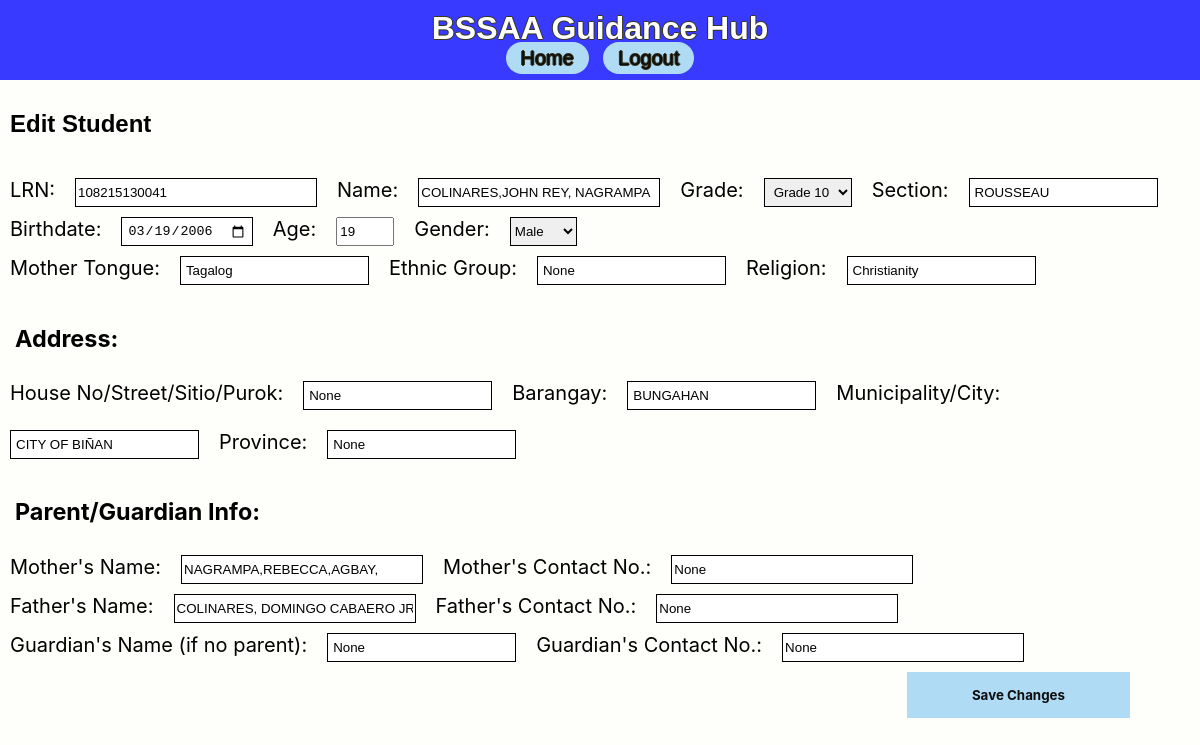
The app's page /edit_student/125 with its own data.
### app/models.py (models this page shows)
class StudentRecord(db.Model):
    id = db.Column(db.Integer, primary_key=True)
    lrn = db.Column(db.String(12), nullable=True, unique=True)
    name = db.Column(db.String(100), nullable=True)
    grade = db.Column(db.String(20), nullable=True)
    section = db.Column(db.String(50), nullable=True)
    birthdate = db.Column(db.Date, nullable=True)
    age = db.Column(db.Integer, nullable=True)
    gender = db.Column(db.String(10), nullable=True)
    mother_tongue = db.Column(db.String(50), nullable=True)
    ethnic_group = db.Column(db.String(50), nullable=True)
    religion = db.Column(db.String(50), nullable=True)
    address_house_no = db.Column(db.String(100), nullable=True)
    address_barangay = db.Column(db.String(100), nullable=True)
    address_city = db.Column(db.String(100), nullable=True)
    address_province = db.Column(db.String(100), nullable=True)
    mother_name = db.Column(db.String(100), nullable=True)
    mother_contact = db.Column(db.String(15), nullable=True)
    father_name = db.Column(db.String(100), nullable=True)
    father_contact = db.Column(db.String(15), nullable=True)
    guardian_name = db.Column(db.String(100), nullable=True)
    guardian_contact = db.Column(db.String(15), nullable=True)
    reason = db.Column(db.String(200), nullable=True)
    type_of_offense = db.Column(db.String(100), nullable=True)
    date_time = db.Column(db.DateTime, default=datetime.utcnow)
    additional_info = db.Column(db.String, nullable=True)
    profile_picture = db.Column(db.String(100), nullable=True)
    offenses = db.relationship('OffenseRecord', backref='student', lazy=True)

### app/routes.py (the view, shortened to what this page needs)
@main.route('/edit_student/<int:id>', methods=['GET', 'POST'])
def edit_student(id):
    student = StudentRecord.query.get_or_404(id)
    return render_template('edit_student.html', student=student)

### app/templates/edit_student.html (shortened to what this page needs)
{% extends 'base.html' %}
{% block content %}
<h2>Edit Student</h2>
<form method="POST">
    <div class="form-section">
        <label for="lrn">LRN:</label>
        <input class="textbox-length" type="text" id="lrn" name="lrn" value="{{ student.lrn }}" pattern="\d{12}" required>
        <label for="name">Name:</label>
        <input class="textbox-length" type="text" id="name" name="name" value="{{ student.name }}" required>
        <label for="grade">Grade:</label>
        <select class="textboxsmall" id="grade" name="grade" required>
            <option value="Grade 10" {% if student.grade == 'Grade 10' %}selected{% endif %}>Grade 10</option>
        </select>
        <label for="section">Section:</label>
        <input class="textboxsmall" type="text" id="section" name="section" value="{{ student.section }}" required>
    </div>
    <div class="form-section">
        <label for="birthdate">Birthdate:</label>
        <input class="textboxsmall" type="date" id="birthdate" name="birthdate" value="{{ student.birthdate }}" required>
        <label for="age">Age:</label>
        <input class="textbox-short" type="number" id="age" name="age" value="{{ student.age }}" required>
        <label for="gender">Gender:</label>
        <select id="gender" name="gender" required>
            <option value="male" {% if student.gender == 'male' %}selected{% endif %}>Male</option>
        </select>
    </div>
    <div class="form-section">
        <label for="mother_tongue">Mother Tongue:</label>
        <input class="textboxsmall" type="text" id="mother_tongue" name="mother_tongue" value="{{ student.mother_tongue }}" required>
        <label for="ethnic_group">Ethnic Group:</label>
        <input class="textboxsmall" type="text" id="ethnic_group" name="ethnic_group" value="{{ student.ethnic_group }}">
        <label for="religion">Religion:</label>
        <input class="textboxsmall" type="text" id="religion" name="religion" value="{{ student.religion }}" required>
    </div>
    <h3>Address:</h3>
    <div class="form-section">
        <label for="address_house_no">House No/Street/Sitio/Purok:</label>
        <input class="textboxsmall" type="text" id="address_house_no" name="address_house_no" value="{{ student.address_house_no }}" required>
        <label for="address_barangay">Barangay:</label>
        <input class="textboxsmall" type="text" id="address_barangay" name="address_barangay" value="{{ student.address_barangay }}" required>
        <label for="address_city">Municipality/City:</label>
        <input class="textboxsmall" type="text" id="address_city" name="address_city" value="{{ student.address_city }}" required>
        <label for="address_province">Province:</label>
        <input class="textboxsmall" type="text" id="address_province" name="address_province" value="{{ student.address_province }}" required>
    </div>
    <h3>Parent/Guardian Info:</h3>
    <div class="form-section1">
        <div class="form-section">
            <label for="mother_name">Mother's Name:</label>
            <input class="textbox-length" type="text" id="mother_name" name="mother_name" value="{{ student.mother_name }}" required>
            <label for="mother_contact">Mother's Contact No.:</label>
            <input class="textbox-length" type="text" id="mother_contact" name="mother_contact" value="{{ student.mother_contact }}" pattern="\d{11}">
        </div>
        <div class="form-section">
            <label for="father_name">Father's Name:</label>
            <input class="textbox-length" type="text" id="father_name" name="father_name" value="{{ student.father_name }}" required>
            <label for="father_contact">Father's Contact No.:</label>
            <input class="textbox-length" type="text" id="father_contact" name="father_contact" value="{{ student.father_contact }}" pattern="\d{11}">
        </div>
        <div class="form-section">
            <label for="guardian_name">Guardian's Name (if no parent):</label>
            <input class="textboxsmall" type="text" id="guardian_name" name="guardian_name" value="{{ student.guardian_name }}">
            <label for="guardian_contact">Guardian's Contact No.:</label>
            <input class="textbox-length" type="text" id="guardian_contact" name="guardian_contact" value="{{ student.guardian_contact }}" pattern="\d{11}">
        </div>
    </div>
    <button type="submit">Save Changes</button>
</form>
{% endblock %}

### app/static/css/styles.css (style rules this page uses)
body { font-family: Arial, Helvetica, sans-serif; margin: 0; padding: 0; background-color: #f4f4f4; display: flex; flex-direction: column; min-height: 100vh; background-color: #FEFEFA; height: 100%; }
h2 { padding: 10px; }
label { display: block; margin-bottom: 5px; }
form { font-family: ROBOTO-VARIABLE-FONT, -apple-system, BlinkMacSystemFont, "Segoe UI", Roboto, "Helvetica Neue"; padding: 10px; font-size: 20px; }
button[type="submit"] { font-family: ROBOTO-VARIABLE-FONT, -apple-system, BlinkMacSystemFont, "Segoe UI", Roboto, "Helvetica Neue"; font-weight: bold; background-color: #b0dbf5; color: #0e0e0e; border: none; padding: 15px 65px; position: absolute; right: 70px; cursor: pointer; }
input[type="text"], input[type="date"], input[type="time"], select { border: 1px solid #000000; }
.textboxsmall { padding: 5px; }
.textbox-length { width: 20%; }
.textbox-short { width: 50px; }
.form-section { display: flex; flex-wrap: wrap; gap: 20px; padding-bottom: 10px; }
h3 { padding: 5px; }

### records on screen
StudentRecord: lrn "108215130041", name "COLINARES,JOHN REY, NAGRAMPA", section "ROUSSEAU", birthdate "03/19/2006", age "19", mother_tongue "Tagalog", ethnic_group "None", religion "Christianity", address_house_no "None", address_barangay "BUNGAHAN", address_city "CITY OF BIÑAN", address_province "None", mother_name "NAGRAMPA,REBECCA,AGBAY,", mother_contact "None", father_name "COLINARES, DOMINGO CABAERO JR", father_contact "None", guardian_name "None", guardian_contact "None"
